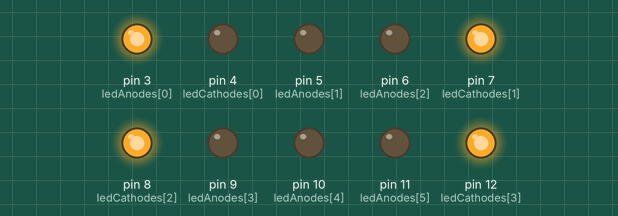
A sketch run on a simulated Arduino Uno, built with avr-gcc and run on an emulated ATmega328P. On the bench: output pins drawn as LEDs (lit = HIGH).

Above: at 0.05 s.
At 0.7 s:
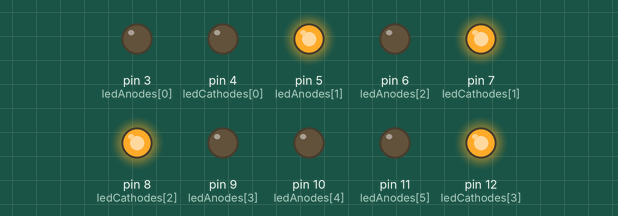
At 1.3 s:
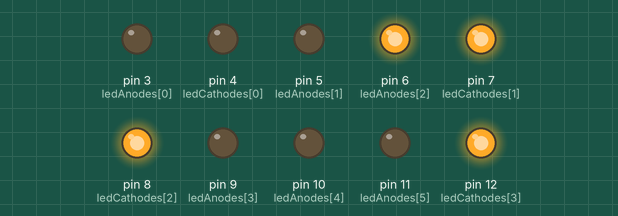
At 2.6 s:
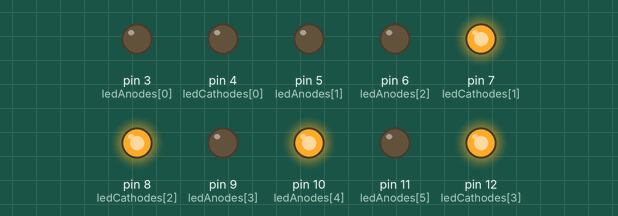
At 3.85 s:
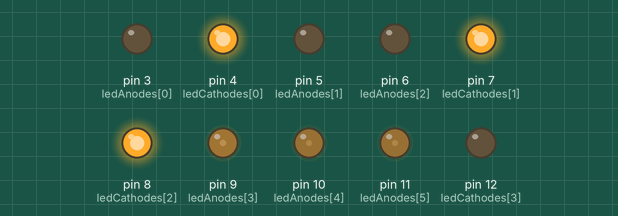
At 5.15 s:
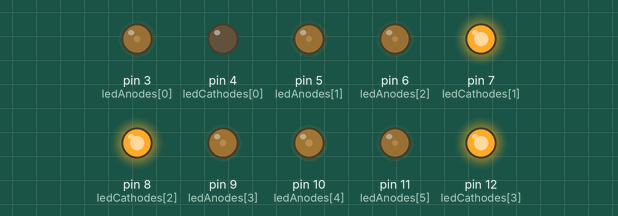
Timing chart, 0 to 6.7 s (numbered marks = the images above):
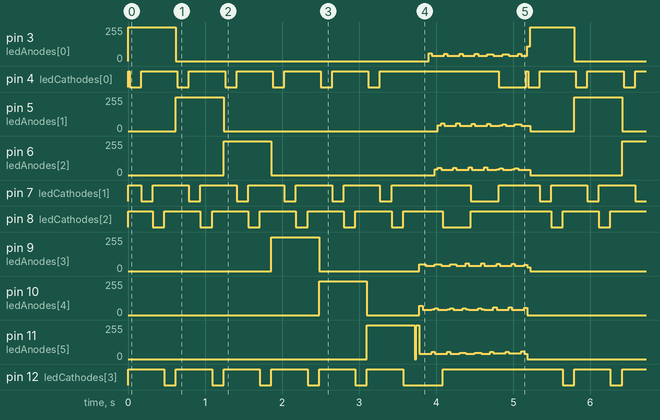

Measured:
- by itself, pin 4 (ledCathodes[0]): repeats every 5.2 s: 5 × (HIGH 0.47 s, LOW 0.15 s), HIGH 1.5 s, LOW 0.36 s, HIGH 0.02 s, LOW 0.15 s
- by itself, pin 7 (ledCathodes[1]): repeats every 5.2 s: 5 × (HIGH 0.47 s, LOW 0.15 s), HIGH 1.0 s, LOW 0.36 s, HIGH 0.53 s, LOW 0.15 s
- by itself, pin 8 (ledCathodes[2]): repeats every 5.2 s: 5 × (HIGH 0.47 s, LOW 0.15 s), HIGH 0.51 s, LOW 0.36 s, HIGH 1.0 s, LOW 0.15 s
- by itself, pin 12 (ledCathodes[3]): repeats every 5.2 s: 4 × (HIGH 0.47 s, LOW 0.15 s), HIGH 0.47 s, LOW 0.51 s, HIGH 1.6 s, LOW 0.15 s
- by itself, pin 3 (ledAnodes[0]): repeats every 5.2 s: 0/255 3.3 s, 58/255 0.04 s, 38/255 0.16 s, 55/255 0.04 s, 2 × (38/255 0.16 s, 54/255 0.04 s), 2 × (38/255 0.12 s, 49/255 0.08 s), 38/255 0.12 s, 56/255 0.04 s, 40/255 0.08 s, 109/255 0.04 s, 255/255 0.57 s
- by itself, pin 11 (ledAnodes[5]): repeats every 5.2 s: 0/255 0.02 s, 255/255 0.04 s, 2 × (38/255 0.16 s, 56/255 0.04 s), 2 × (38/255 0.12 s, 47/255 0.08 s), 38/255 0.12 s, 2 × (54/255 0.04 s, 42/255 0.16 s), 58/255 0.04 s, 38/255 0.04 s, 0/255 3.1 s, 255/255 0.62 s

The sketch:

_3LED1RGB.ino
```cpp
/*Arduino for Beginners, Hacker Lab.
      This exersize demonstrates ; LED on/off selection, PWM (fadding),
RGB LED selection and color change (PWM), Light Sensor (analog input), pin functions.*/

//Definitions
int ledAnodes[] = {3,5,6,9,10,11}; //LED anodes defined as an array
int pinCountA = 6;                 //number of pins

int ledCathodes[] = {4,7,8,12};    // LED cathodes defined as an array
int pinCountC = 4;                 // the number of pins (i.e. the length of the array)

int colorchng = 1;
int chasedur = 20;
int chaserate = 3;
int timer = 20;

//Setup
void setup() {
  // the array elements are numbered from 0 to (pinCount - 1).
  // use a for loop to initialize each pin as an output:
  for (int thisPin = 0; thisPin < pinCountA; thisPin++)  {
    pinMode(ledAnodes[thisPin], OUTPUT);
    digitalWrite(ledAnodes[thisPin], LOW);
  }
    for (int thisLed = 0; thisLed < pinCountC; thisLed++)  {
    pinMode(ledCathodes[thisLed], OUTPUT);
    digitalWrite(ledCathodes[thisLed], HIGH);
  }
}
//Operation

void loop() {
  // loop from the lowest pin to the highest:
  for (int thisPin = 0; thisPin < pinCountA; thisPin++) {
    // turn the pin on:
    digitalWrite(ledAnodes[thisPin], HIGH);
    delay(timer);
    for (int thisLed = 0; thisLed < pinCountC; thisLed++) {
      digitalWrite(ledCathodes[thisLed], LOW);
      delay(150);
      digitalWrite (ledCathodes[thisLed], HIGH);
    }
    // turn the pin off:
    digitalWrite(ledAnodes[thisPin], LOW);

  }

  // loop color:
  for (int colorPin = pinCountC - 1; colorPin >= 0; colorPin--) {
    // turn the pin on:
    digitalWrite(ledCathodes[colorPin], LOW);
    delay(colorchng);
  int dur = 0;
while(dur <chasedur) {
  for (int thisPin = pinCountA - 1; thisPin >= 0; thisPin--) {
    // turn the pin on:
    digitalWrite(ledAnodes[thisPin], HIGH);
    delay(chaserate);
    // turn the pin off:
    digitalWrite(ledAnodes[thisPin], LOW);
  }
  dur++;}
  // turn the color off:
    digitalWrite(ledCathodes[colorPin], HIGH);


  }
  }
```
